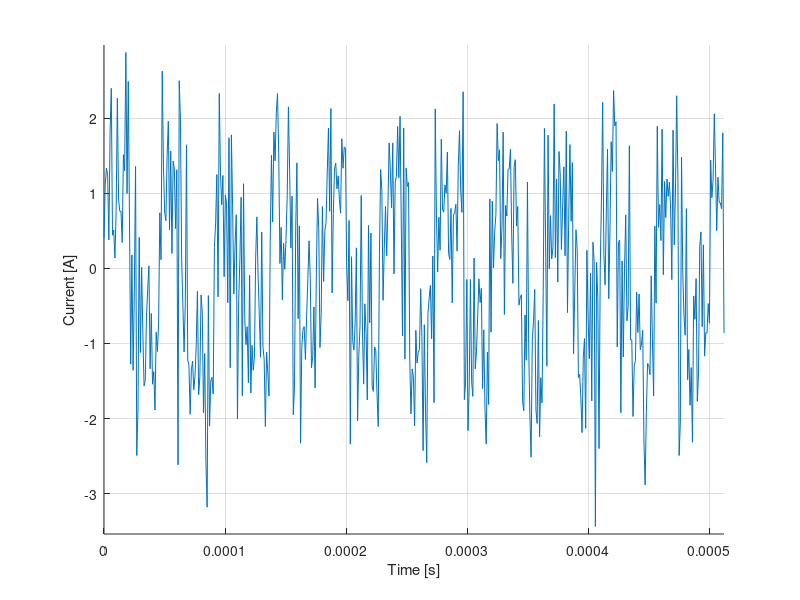
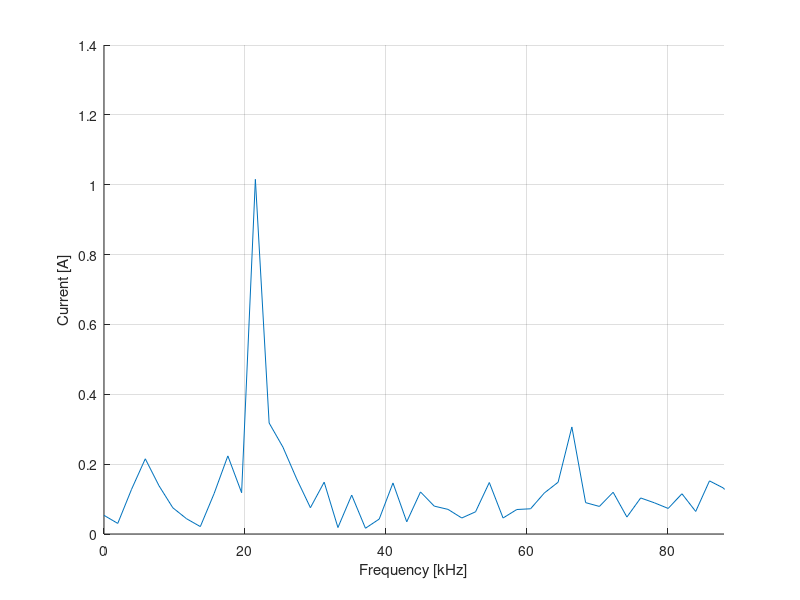

Reproduce these figures in MATLAB, in order.
clear all;
close all;
clc;

SAMPLE_RATE = 1e6; % 1 M/s
FREQUENCY = 2.2e4; % 22 kHz
MILLISECOND = 1e-3;
MICROSECOND = 1e-6;
JITTER_FACTOR = 0.2;
NOISE_FACTOR = 0.8;
L = 512;

t = linspace(0, L/SAMPLE_RATE, L);

T = 1/FREQUENCY;

i = 2 * (mod(t, T) < T/2*(1+JITTER_FACTOR*randn(1,L))) - 1;
i = i + NOISE_FACTOR * randn(1, L);

I = fft(i);
P2 = abs(I/L);
P1 = P2(1:L/2+1);
P1(2:end-1) = 2*P1(2:end-1);
f = SAMPLE_RATE*(0:(L/2))/L;

figure();
hold on;
grid on;
xlabel('Time [s]');
ylabel('Current [A]');
xlim([0 L/SAMPLE_RATE]);
ylim([min(i)-0.1 max(i)+0.1])
plot(t,i);

figure();
hold on;
grid on;
xlabel('Frequency [kHz]');
ylabel('Current [A]');
xlim([0 88]);
plot(f*1e-3,P1);